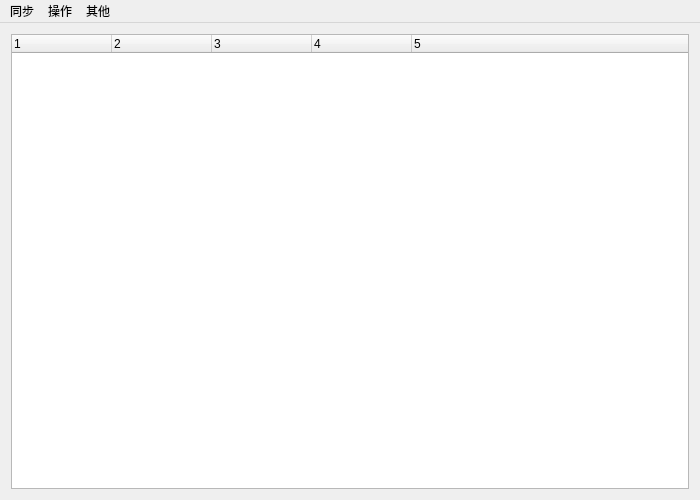
<?xml version="1.0" encoding="UTF-8"?>
<ui version="4.0">
 <class>passwordmanagerClass</class>
 <widget class="QMainWindow" name="passwordmanagerClass">
  <property name="geometry">
   <rect>
    <x>0</x>
    <y>0</y>
    <width>700</width>
    <height>500</height>
   </rect>
  </property>
  <property name="windowTitle">
   <string>passwordmanager</string>
  </property>
  <widget class="QWidget" name="centralWidget">
   <layout class="QGridLayout" name="gridLayout">
    <item row="0" column="0">
     <widget class="QTreeWidget" name="treeWidget">
      <property name="columnCount">
       <number>5</number>
      </property>
      <attribute name="headerVisible">
       <bool>true</bool>
      </attribute>
      <column>
       <property name="text">
        <string notr="true">1</string>
       </property>
      </column>
      <column>
       <property name="text">
        <string notr="true">2</string>
       </property>
      </column>
      <column>
       <property name="text">
        <string notr="true">3</string>
       </property>
      </column>
      <column>
       <property name="text">
        <string notr="true">4</string>
       </property>
      </column>
      <column>
       <property name="text">
        <string notr="true">5</string>
       </property>
      </column>
     </widget>
    </item>
   </layout>
  </widget>
  <widget class="QMenuBar" name="menuBar">
   <property name="geometry">
    <rect>
     <x>0</x>
     <y>0</y>
     <width>700</width>
     <height>23</height>
    </rect>
   </property>
   <widget class="QMenu" name="menu">
    <property name="title">
     <string>同步</string>
    </property>
    <addaction name="actionddd"/>
   </widget>
   <widget class="QMenu" name="menu_2">
    <property name="title">
     <string>其他</string>
    </property>
    <addaction name="actionbuild_by_thy"/>
   </widget>
   <widget class="QMenu" name="menu_3">
    <property name="title">
     <string>操作</string>
    </property>
    <addaction name="actionAdd"/>
   </widget>
   <addaction name="menu"/>
   <addaction name="menu_3"/>
   <addaction name="menu_2"/>
  </widget>
  <action name="actionddd">
   <property name="text">
    <string>同步</string>
   </property>
  </action>
  <action name="actionddd_2">
   <property name="text">
    <string>ddd</string>
   </property>
  </action>
  <action name="actionAdd">
   <property name="text">
    <string>新增</string>
   </property>
  </action>
  <action name="actionbuild_by_thy">
   <property name="text">
    <string>build by thy</string>
   </property>
  </action>
 </widget>
 <layoutdefault spacing="6" margin="11"/>
 <resources>
  <include location="passwordmanager.qrc"/>
 </resources>
 <connections/>
</ui>
